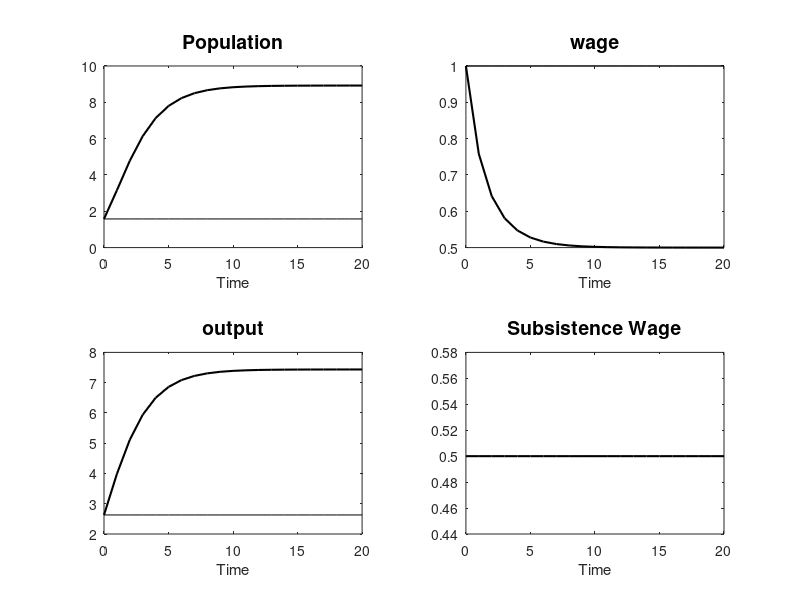

Source code (MATLAB):
close all;
T=21;

cH   = 1;
cD   = 1;
cA   = 2;
cws  = 1;
ca   = 0.4;

N   = zeros(1,T);
L   = zeros(1,T);
w   = zeros(1,T);
Y   = zeros(1,T);
YN  = zeros(1,T);


A   = 2*ones(1,T);
ETA = ones(1,T); 
D   = ones(1,T); 
PHI = ones(1,T); 
WS  = ones(1,T); 

% A transitory shock at time 1
%WS(1) = 0.5*cws; 

% A permanent shock at time 1
WS(1:T) = 0.5*cws; 

% Initial Steady state
cPHI = (1-ca)/cws*(cD/cH)^ca;

Nss = (cA*cPHI)^(1/ca);
Lss = cH*Nss;
wss = cws;
Yss = 2*cD^ca*Lss^(1-ca);
YNss = Yss/Nss;

% Initial Condition
N(1)  = Nss;                      
        
for t=1:T-1
	PHI(t)= (1-ca)/WS(t)*(D(t)/cH)^ca;
	N(t+1)= PHI(t)*A(t)*ETA(t)*N(t)^(1-ca);	
	L(t)  = cH*N(t);
	w(t)  = (1-ca)*A(t)*(D(t)/cH)^ca*N(t)^(-ca);
	Y(t)  = A(t)*D(t)^ca*L(t)^(1-ca);
	YN(t) = Y(t)/N(t);
end
t=T;
PHI(t)= (1-ca)/WS(t)*(D(t)/cH)^ca;
L(t)  = cH*N(t);
w(t)  = (1-ca)*A(t)*(D(t)/cH)^ca*N(t)^(-ca);
Y(t)  = A(t)*D(t)^ca*L(t)^(1-ca);
YN(t) = Y(t)/N(t);

figure(2)
subplot(2,2,1)
plot([0:T-1],N(1:T),'k','LineWidth',1.5);
hold on
plot([0:T-1],Nss*ones(1,T),'k');
xlim([0 T-1])
xlabel('Time')
title('Population','FontSize',14)
subplot(2,2,2)
plot([0:T-1],w(1:T),'k','LineWidth',1.5);
hold on
plot([0:T-1],wss*ones(1,T),'k');
xlim([0 T-1])
xlabel('Time')
title('wage','FontSize',14)
subplot(2,2,3)
plot([0:T-1],Y(1:T),'k','LineWidth',1.5);
hold on
plot([0:T-1],Yss*ones(1,T),'k');
title('output','FontSize',14)
xlim([0 T-1])
xlabel('Time')
subplot(2,2,4)
plot([0:T-1],WS(1:T),'k','LineWidth',1.5);
xlim([0 T-1])
title('Subsistence Wage','FontSize',14)
xlabel('Time')


